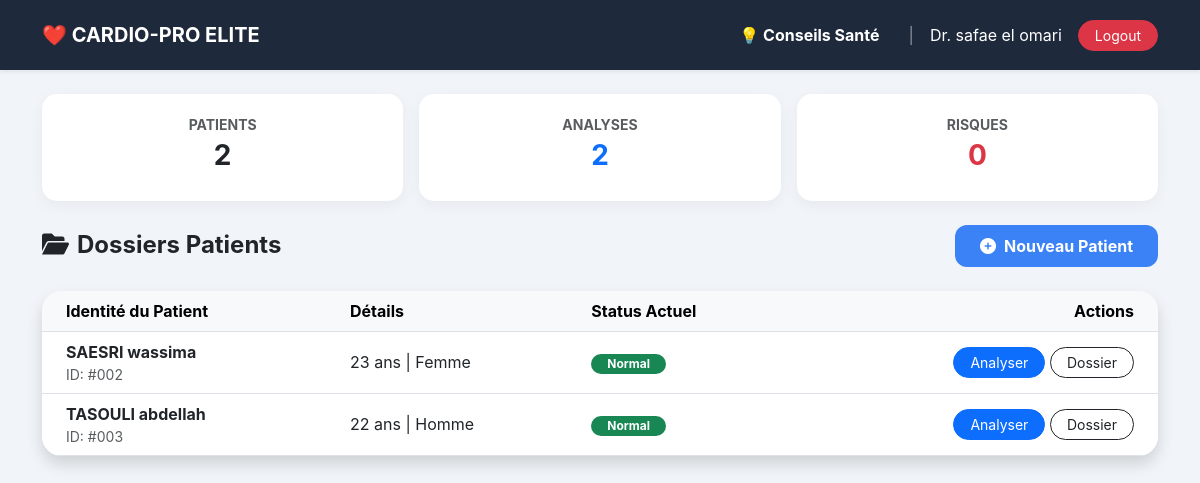
Screenshot of /dashboard (signed in) with the database file from the repository.
### app.py (models this page shows)
class Patient(db.Model):
    id = db.Column(db.Integer, primary_key=True)
    nom = db.Column(db.String(100), nullable=False)
    prenom = db.Column(db.String(100), nullable=False)
    age = db.Column(db.Integer, nullable=False)
    sexe = db.Column(db.String(20), nullable=False)
    doctor_id = db.Column(db.Integer, db.ForeignKey('doctor.id'), nullable=False)
    analyses = db.relationship('Analyse', backref='patient', lazy=True)

### app.py (the view)
@app.route('/dashboard')
def dashboard():
    if 'doc_id' not in session: return redirect(url_for('login'))
    patients = Patient.query.filter_by(doctor_id=session['doc_id']).all()
    total_p = len(patients)
    total_e = Analyse.query.join(Patient).filter(Patient.doctor_id == session['doc_id']).count()
    total_a = Analyse.query.join(Patient).filter(Patient.doctor_id == session['doc_id'], Analyse.resultat == 1).count()
    return render_template('dashboard.html', patients=patients, total_p=total_p, total_e=total_e, total_a=total_a)

### templates/dashboard.html (shortened to what this page needs)
<!DOCTYPE html>
<html>
<head>
    <link href="https://cdn.jsdelivr.net/npm/bootstrap@5.3.0/dist/css/bootstrap.min.css" rel="stylesheet">
    <link rel="stylesheet" href="https://cdnjs.cloudflare.com/ajax/libs/font-awesome/6.0.0/css/all.min.css">
</head>
<body>
    <nav class="navbar navbar-custom shadow-sm mb-4">
        <div class="container-fluid">
            <a class="navbar-brand text-white fw-bold" href="/dashboard">❤️ CARDIO-PRO ELITE</a>
            <div class="d-flex align-items-center gap-3">
                <a href="/about" class="btn btn-link text-white text-decoration-none fw-bold">
                    💡 Conseils Santé
                </a>
                <span class="text-white-50">|</span>
                <span class="text-white">Dr. {{ session['doc_name'] }}</span>
                <a href="/logout" class="btn btn-danger btn-sm rounded-pill px-3">Logout</a>
            </div>
        </div>
    </nav>
    <div class="container">
        <div class="row g-3 mb-4 text-center">
            <div class="col-md-4">
                <div class="stat-card">
                    <p class="text-muted mb-1 small fw-bold">PATIENTS</p>
                    <h3 class="fw-bold">{{ total_p }}</h3>
                </div>
            </div>
            <div class="col-md-4">
                <div class="stat-card">
                    <p class="text-muted mb-1 small fw-bold">ANALYSES</p>
                    <h3 class="fw-bold text-primary">{{ total_e }}</h3>
                </div>
            </div>
            <div class="col-md-4">
                <div class="stat-card">
                    <p class="text-muted mb-1 small fw-bold">RISQUES</p>
                    <h3 class="fw-bold text-danger">{{ total_a }}</h3>
                </div>
            </div>
        </div>
        <div class="d-flex justify-content-between align-items-center mb-4">
            <h4 class="fw-bold text-dark m-0"><i class="fas fa-folder-open me-2"></i>Dossiers Patients</h4>
            <a href="/add_patient" class="btn btn-add px-4 py-2">
                <i class="fas fa-plus-circle me-2"></i>Nouveau Patient
            </a>
        </div>
        <div class="table-card shadow">
            <table class="table table-hover align-middle mb-0">
                <thead class="table-light">
                    <tr>
                        <th class="ps-4">Identité du Patient</th>
                        <th>Détails</th>
                        <th>Status Actuel</th>
                        <th class="text-end pe-4">Actions</th>
                    </tr>
                </thead>
                <tbody>
                    {% for p in patients %}
                    <tr>
                        <td class="ps-4">
                            <div class="fw-bold text-dark">{{ p.nom.upper() }} {{ p.prenom }}</div>
                            <div class="text-muted small">ID: #00{{ p.id }}</div>
                        </td>
                        <td>{{ p.age }} ans | {{ p.sexe }}</td>
                        <td>
                            {% if p.analyses %}
                                {% if p.analyses[-1].resultat == 1 %}
                                    <span class="badge bg-danger rounded-pill px-3">Risque Élevé</span>
                                {% else %}
                                    <span class="badge bg-success rounded-pill px-3">Normal</span>
                                {% endif %}
                            {% else %}
                                <span class="badge bg-secondary rounded-pill px-3">Pas d'examen</span>
                            {% endif %}
                        </td>
                        <td class="text-end pe-4">
                            <a href="/predict/{{ p.id }}" class="btn btn-sm btn-primary rounded-pill px-3">Analyser</a>
                            <a href="/history/{{ p.id }}" class="btn btn-sm btn-outline-dark rounded-pill px-3">Dossier</a>
                        </td>
                    </tr>
                    {% endfor %}
                </tbody>
            </table>
        </div>
    </div>
</body>
</html>

### templates/dashboard.html (style rules this page uses)
body { background: #f1f5f9; font-family: 'Inter', sans-serif; }
.navbar-custom { background: #1e293b; padding: 15px 30px; }
.stat-card { background: white; border-radius: 15px; padding: 20px; border: none; box-shadow: 0 4px 15px rgba(0,0,0,0.05); }
.table-card { background: white; border-radius: 20px; overflow: hidden; border: none; box-shadow: 0 10px 30px rgba(0,0,0,0.05); }
.btn-add { background: #3b82f6; color: white; border-radius: 12px; font-weight: bold; transition: 0.3s; }

### rows the page displays
Patient: nom "SAESRI", prenom "wassima", id "2", age "23", sexe "Femme"
Patient: nom "TASOULI", prenom "abdellah", id "3", age "22", sexe "Homme"

### other values shown
{{ session['doc_name'] }} "safae el omari"
{{ total_p }} "2"
{{ total_e }} "2"
{{ total_a }} "0"
